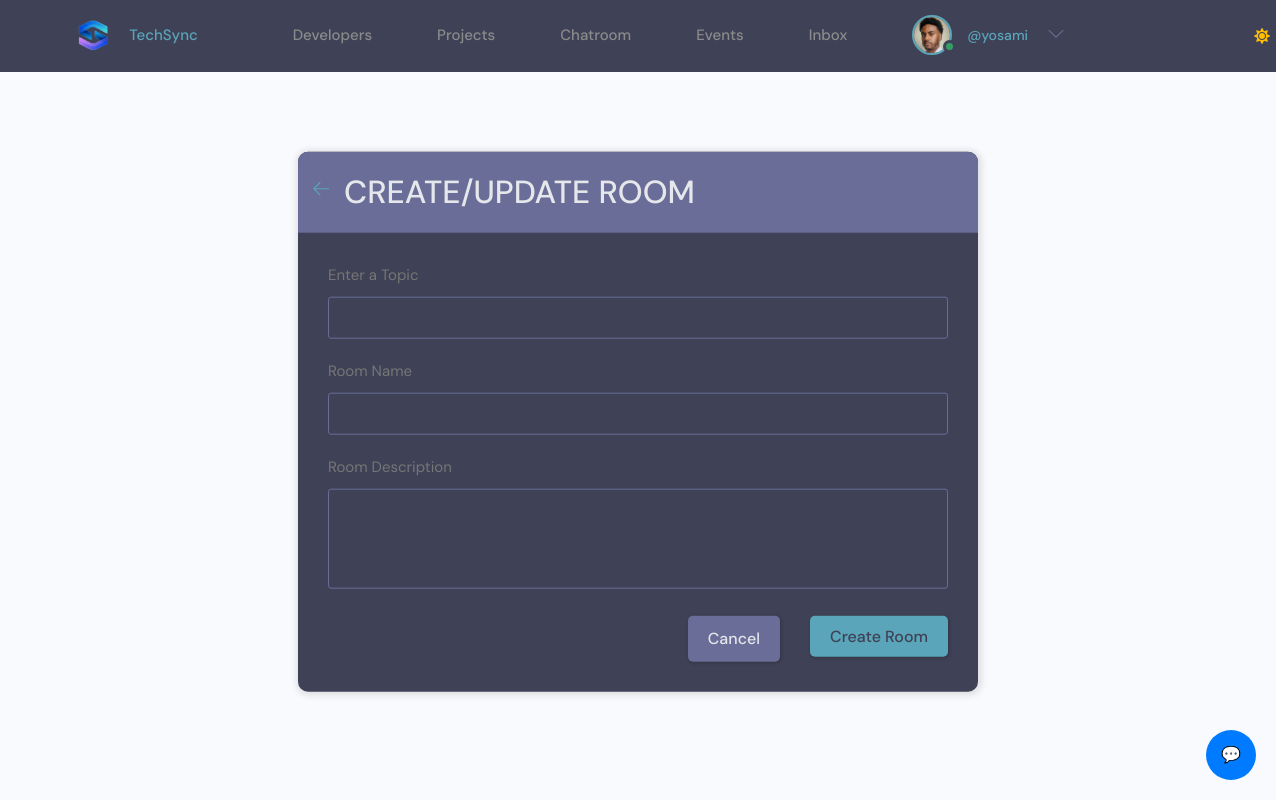
Screenshot of /group/create-room/ (signed in) with the database file from the repository.
### users/models.py (models this page shows, shortened)
class Profile(models.Model):
    id = models.UUIDField(default=uuid.uuid4, primary_key=True, unique=True, editable=False, )
    user = models.OneToOneField(User, on_delete=models.CASCADE,null=True,blank=True)
    name = models.CharField(max_length=200, blank=True,null=True)
    username = models.CharField(max_length=200, blank=True,null=True,unique=True)
    headline = models.CharField(max_length=200, blank=True,null=True)
    about = models.TextField(blank=True, null=True)
    location = models.CharField(max_length=200, blank=True,null=True)
    profile_image = models.ImageField(null=True, blank=True,upload_to='profiles', default='default_profile.png')
    github_link = models.CharField(max_length=200, blank=True,null=True)
    twitter_link = models.CharField(max_length=200, blank=True,null=True)
    linkedin_link = models.CharField(max_length=200, blank=True,null=True)
    personal_link = models.CharField(max_length=200, blank=True,null=True)
    phone_regex = RegexValidator(
    regex=r'^\+?1?\d{9,15}$',
    message="Phone number must be entered in the format: '+999999999'. Up to 15 digits allowed."
    )
    phone_number = models.CharField(validators=[phone_regex], max_length=17, blank=True)  # validators should be a list
    created_at = models.DateTimeField(auto_now_add=True)

### group/models.py (models this page shows, shortened)
class Room(models.Model):
    id = models.UUIDField(default=uuid.uuid4, primary_key=True, unique=True, editable=False, )
    host = models.ForeignKey(User, on_delete=models.SET_NULL, null=True)
    topic = models.ForeignKey(Topic, on_delete=models.SET_NULL, null=True)
    name = models.CharField(max_length=200)
    description = models.TextField(null=True, blank=True)
    participants = models.ManyToManyField(User, related_name='participants', blank=True)
    users_online = models.ManyToManyField(User, related_name='online_in_rooms', blank=True)
    updated = models.DateTimeField(auto_now=True)
    created = models.DateTimeField(auto_now_add=True)
    class Meta:
        ordering = ['-updated', '-created']

### group/views.py (the view, shortened to what this page needs)
# urls.py: path('create-room/', views.createRoom, name="create-room"),
@login_required(login_url='login')
def createRoom(request):
    form = RoomForm()
    topics = Topic.objects.all()
    context = {
        'form': form,
        'topics': topics,
        }
    return render(request, 'group/room_form.html', context)

### templates/group/room_form.html (shortened to what this page needs)
{% extends 'main/main.html' %}
{% block content %}
  <main class="create-room layout">
    <div class="container">
      <div class="layout__box">
        <div class="layout__boxHeader">
          <div class="layout__boxTitle">
            <a href="{% url 'home-group' %}">
              <svg version="1.1" xmlns="http://www.w3.org/2000/svg" width="32" height="32" viewBox="0 0 32 32">
                <title>arrow-left</title>
                <path
                  d="M13.723 2.286l-13.723 13.714 13.719 13.714 1.616-1.611-10.96-10.96h27.625v-2.286h-27.625l10.965-10.965-1.616-1.607z">
                </path>
              </svg>
            </a>
            <h3>Create/Update Room</h3>
          </div>
        </div>
        <div class="layout__body">
          <form class="form" action="" method="POST">
            <div class="form__group">
              <label for="room_topic">Enter a Topic</label>
              <input required type="text" value="{{room.topic.name}}" name="topic" list="topic-list" />
            </div>
          <div class="form__group">
            <label for="room_name">Room Name</label>
            {{form.name}}
          </div>
          <div class="form__group">
            <label for="room_description">Room Description</label>
            {{form.description}}
          </div>
            <div class="form__action">
              <a class="btn btn--dark" href="{% url 'home-group' %}">Cancel</a>
              <button class="btn btn--main" type="submit">Create Room</button>
            </div>
          </form>
        </div>
      </div>
    </div>
  </main>
  {% endblock content %}

### templates/main/navbar.html (shortened to what this page needs)
{% load static %}
<header class="header">
        <div class="container container--narrow">
                <a href="{% url 'projects'%}" class="header__logo">
                        <img src="{% static 'images/logo.png' %}" alt="Techsync Logo" />TechSync
                </a>
                <nav class="header__nav header__menu">
                        {% if request.user.is_event_organizer %}
                        <ul class="header__menu">
                            <li class="header__menuItem"><a href="{% url 'events' %}">Events</a></li>
                            {% if request.user.is_authenticated %}
                            {% comment %} <li class="header__menuItem"><a  href="{% url 'inbox' %}">Inbox</a></li>  {% endcomment %}
                            <li class="header__menuItem"><a  href="{% url 'scan-qr-code' %}">Verify QR</a></li>
                            <li class="header__menuItem"><a  href="{% url 'user-chatrooms' %}">Inbox</a></li>
                            {% else %}
                            <li class="header__menuItem"><a href="{% url 'login' %}" class="btn btn--sub">Login/Sign Up</a></li>
                            {% endif %}
                            {% if request.user.is_authenticated %}
                            {% comment %} Profile {% endcomment %}
                            <li class="header__menuItem">
                                    <div class="header__user">
                                            <a href="{% url 'organization-account'%}">
                                                <div class="avatar avatar--medium active">
                                                    <img src="{{ event_organizer.profile_image.url }}" />
                                                </div>
                                                <p> <span>@{{profile.username}}</span></p>
                                            </a>
                                            <button class="dropdown-button">
                                                <svg version="1.1" xmlns="http://www.w3.org/2000/svg" width="32" height="32" viewBox="0 0 32 32">
                                                    <title>chevron-down</title>
                                                    <path d="M16 21l-13-13h-3l16 16 16-16h-3l-13 13z"></path>
                                                </svg>
                                            </button>
                                        </div>
                                        <div class="dropdown-menu">
                                            <a href="settings.html" class="dropdown-link"
                                                ><svg version="1.1" xmlns="http://www.w3.org/2000/svg" width="32" height="32" viewBox="0 0 32 32">
                                                    <title>tools</title>
                                                    <path
                                                        d="M27.465 32c-1.211 0-2.35-0.471-3.207-1.328l-9.392-9.391c-2.369 0.898-4.898 0.951-7.355 0.15-3.274-1.074-5.869-3.67-6.943-6.942-0.879-2.682-0.734-5.45 0.419-8.004 0.135-0.299 0.408-0.512 0.731-0.572 0.32-0.051 0.654 0.045 0.887 0.277l5.394 5.395 3.586-3.586-5.394-5.395c-0.232-0.232-0.336-0.564-0.276-0.887s0.272-0.596 0.572-0.732c2.552-1.152 5.318-1.295 8.001-0.418 3.274 1.074 5.869 3.67 6.943 6.942 0.806 2.457 0.752 4.987-0.15 7.358l9.392 9.391c0.844 0.842 1.328 2.012 1.328 3.207-0 2.5-2.034 4.535-4.535 4.535zM15.101 19.102c0.26 0 0.516 0.102 0.707 0.293l9.864 9.863c0.479 0.479 1.116 0.742 1.793 0.742 1.398 0 2.535-1.137 2.535-2.535 0-0.668-0.27-1.322-0.742-1.793l-9.864-9.863c-0.294-0.295-0.376-0.74-0.204-1.119 0.943-2.090 1.061-4.357 0.341-6.555-0.863-2.631-3.034-4.801-5.665-5.666-1.713-0.561-3.468-0.609-5.145-0.164l4.986 4.988c0.391 0.391 0.391 1.023 0 1.414l-5 5c-0.188 0.188-0.441 0.293-0.707 0.293s-0.52-0.105-0.707-0.293l-4.987-4.988c-0.45 1.682-0.397 3.436 0.164 5.146 0.863 2.631 3.034 4.801 5.665 5.666 2.2 0.721 4.466 0.604 6.555-0.342 0.132-0.059 0.271-0.088 0.411-0.088z"
                                                    ></path>
                                                </svg>
                                                Settings</a
                                            >
                                            <a href="{% url 'logout' %}" class="dropdown-link"
                                                ><svg version="1.1" xmlns="http://www.w3.org/2000/svg" width="32" height="32" viewBox="0 0 32 32">
                                                    <title>sign-out</title>
                                                    <path
                                                        d="M3 0h22c0.553 0 1 0 1 0.553l-0 3.447h-2v-2h-20v28h20v-2h2l0 3.447c0 0.553-0.447 0.553-1 0.553h-22c-0.553 0-1-0.447-1-1v-30c0-0.553 0.447-1 1-1z"
                                                    ></path>
                                                    <path
                                                        d="M21.879 21.293l1.414 1.414 6.707-6.707-6.707-6.707-1.414 1.414 4.293 4.293h-14.172v2h14.172l-4.293 4.293z"
                                                    ></path>
                                                </svg>
                                                Logout</a
                                            >
                                        </div>
                            </li>
                            {% endif %}
                        </ul>
                        {% else %}
                        <ul class="header__menu">
                                <li class="header__menuItem"><a href="{% url 'profiles' %}">Developers</a></li>
                                <li class="header__menuItem"><a  href="{% url 'projects' %}">Projects</a></li>
                                <li class="header__menuItem"><a  href="{% url 'home-group'%}">Chatroom</a></li>
                                <li class="header__menuItem"><a href="{% url 'events' %}">Events</a></li>
                                {% if request.user.is_authenticated %}
                                <li class="header__menuItem"><a  href="{% url 'user-chatrooms' %}">Inbox</a></li>
                                {% else %}
                                <li class="header__menuItem"><a href="{% url 'login' %}" class="btn btn--sub">Login/Sign Up</a></li>
                                {% endif %}
                                {% if request.user.is_authenticated %}
                                <li class="header__menuItem">
                                        <div class="header__user">
                                                <a href="{% url 'user-account'%}">
                                                    <div class="avatar avatar--medium active">
                                                        <img src="{{ profile.profile_image.url }}" />
                                                    </div>
                                                    <p> <span>@{{profile.username}}</span></p>
                                                </a>
                                                <button class="dropdown-button">
                                                    <svg version="1.1" xmlns="http://www.w3.org/2000/svg" width="32" height="32" viewBox="0 0 32 32">
                                                        <title>chevron-down</title>
                                                        <path d="M16 21l-13-13h-3l16 16 16-16h-3l-13 13z"></path>
                                                    </svg>
                                                </button>
                                            </div>
                                </li>
                                {% endif %}
                        </ul>
                        {% endif %}
                </nav>
                <span id="mode-icon" class="fas fa-sun"></span>
        </div>
</header>
<link rel="stylesheet" href="{% static 'uikit/styles/modules/_variables.css' %}" id="theme-css">

### rows the page displays
Profile: profile_image (picture), username "yosami"
